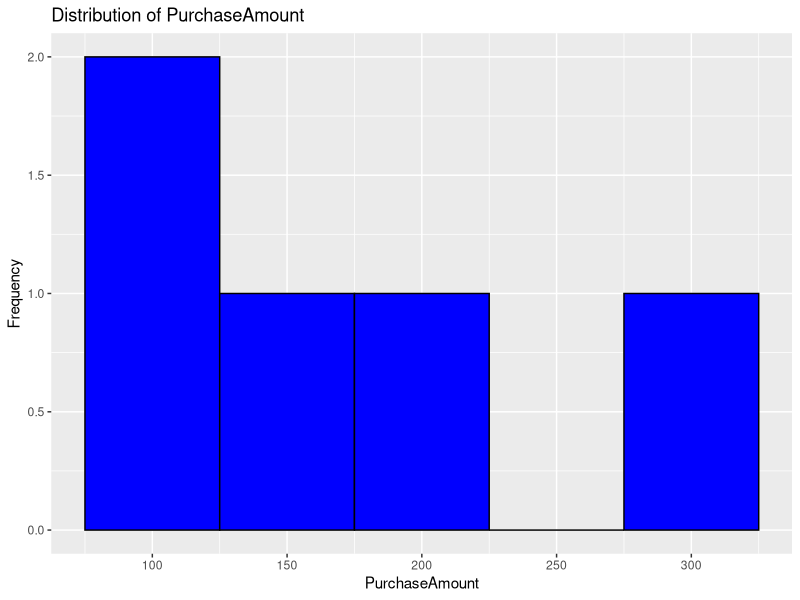

Write the R code that produced this figure.
library(dplyr);library(ggplot2)
pd=data.frame(CustomerID=101:105,PurchaseAmount=c(150,200,120,300,80))
cat("Data Frame:\n");print(pd)
cat("Statistical Measurements:\n"); cat("Mean: ",mean(pd$PurchaseAmount),"\nMedian: ",median(pd$PurchaseAmount),"\nStandard Deviation: ",sd(pd$PurchaseAmount),"\n1st Quartile: ",quantile(pd$PurchaseAmount,0.25),"\n3rd Quartile: ",quantile(pd$PurchaseAmount,0.75))
print(ggplot(pd,aes(PurchaseAmount))+geom_histogram(binwidth=50,fill="blue",color="black")+labs(title="Distribution of PurchaseAmount",x="PurchaseAmount",y="Frequency"))